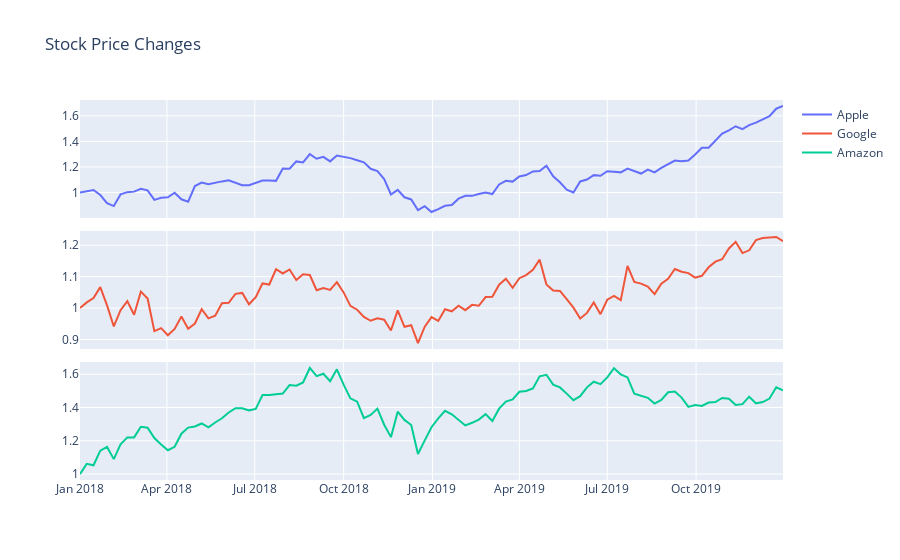

The code cell stored with this chart in its notebook:
### Code cell
import plotly.graph_objects as go
import pandas as pd
from plotly import data

df = data.stocks()

layout = dict(
    hoversubplots="axis",
    title="Stock Price Changes",
    hovermode="x",
    grid=dict(rows=3, columns=1),
)

data = [
    go.Scatter(x=df["date"], y=df["AAPL"], xaxis="x", yaxis="y", name="Apple"),
    go.Scatter(x=df["date"], y=df["GOOG"], xaxis="x", yaxis="y2", name="Google"),
    go.Scatter(x=df["date"], y=df["AMZN"], xaxis="x", yaxis="y3", name="Amazon"),
]

fig = go.Figure(data=data, layout=layout)

fig.show()
